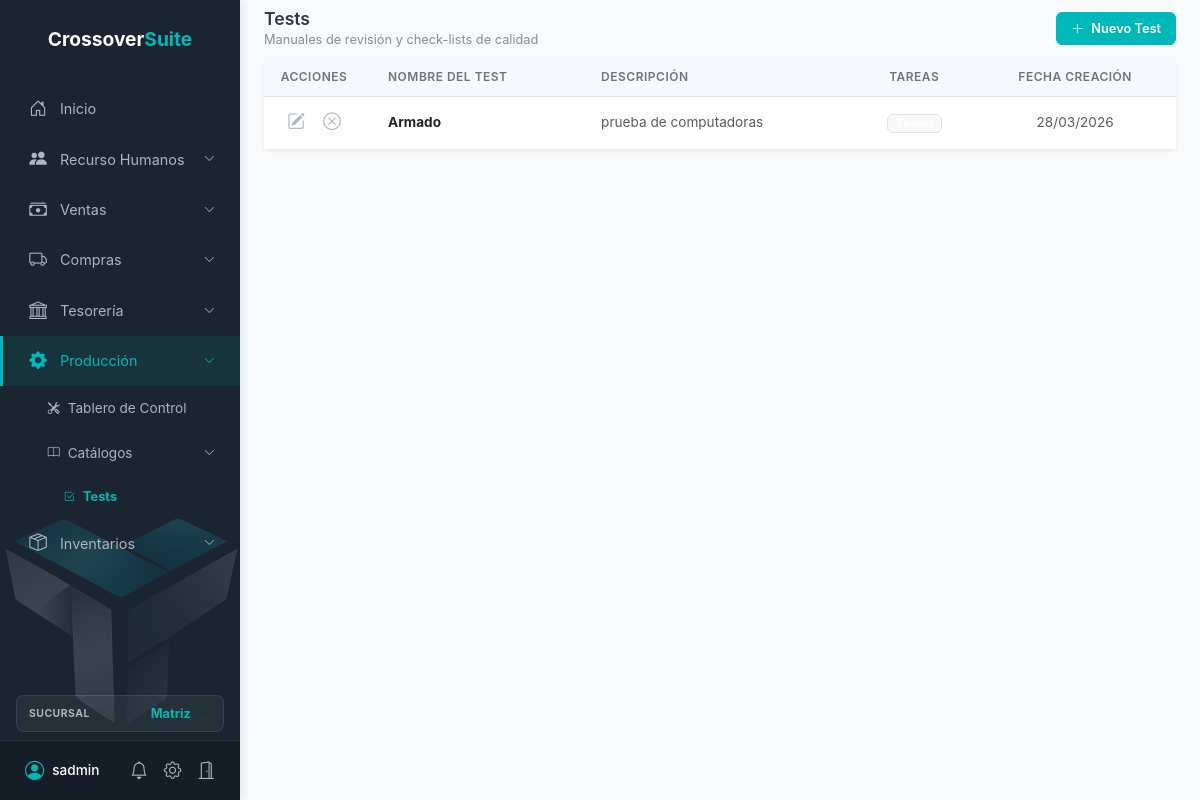
Page /produccion/tests/ (signed in) on the earlier database version.
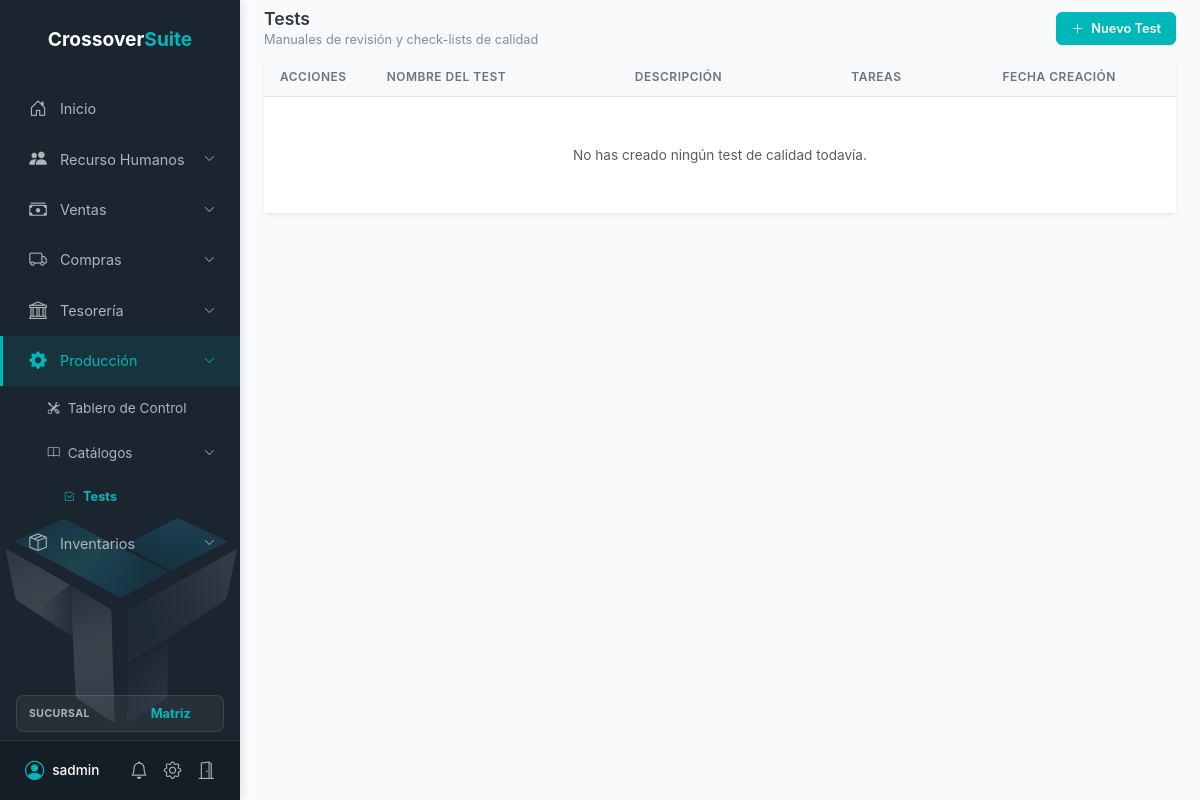
Same page on the later database version.
### preferencias/models.py (models this page shows, shortened)
class Sucursal(models.Model):
    nombre = models.CharField(max_length=150, verbose_name="Nombre de la Sucursal")
    calle = models.CharField(max_length=200, verbose_name="Calle")
    numero_exterior = models.CharField(max_length=50, verbose_name="Número Exterior")
    numero_interior = models.CharField(max_length=50, blank=True, null=True, verbose_name="Número Interior")
    colonia = models.CharField(max_length=150, verbose_name="Colonia")
    ciudad = models.CharField(max_length=150, verbose_name="Ciudad/Municipio")
    estado = models.CharField(max_length=100, verbose_name="Estado")
    pais = models.CharField(max_length=100, default="México", verbose_name="País")
    cp = models.CharField(max_length=10, verbose_name="Código Postal")
    empresa = models.ForeignKey(Empresa, on_delete=models.CASCADE, related_name='sucursales')
    fecha_creacion = models.DateTimeField(auto_now_add=True)
    class Meta:
        verbose_name = "Sucursal"
        verbose_name_plural = "Sucursales"

### produccion/models.py (models this page shows, shortened)
class Test(models.Model):
    empresa = models.ForeignKey(Empresa, on_delete=models.CASCADE, verbose_name="Empresa")
    nombre = models.CharField(max_length=150, verbose_name="Nombre del Test")
    descripcion = models.TextField(blank=True, null=True, verbose_name="Descripción / Objetivo")
    fecha_creacion = models.DateTimeField(auto_now_add=True)
    class Meta:
        verbose_name = "Test de Calidad"
        verbose_name_plural = "Tests de Calidad"

### produccion/views.py (the view)
# urls.py: path('tests/', views.lista_tests, name='lista_tests'),
@login_required(login_url='/login/')
@require_production_permission('catalogos_test', 'ver')
def lista_tests(request):
    empresa_actual = get_empresa_actual(request)
    if not empresa_actual:
        return render(request, 'error_sin_empresa.html', status=403)
    tests = Test.objects.filter(empresa=empresa_actual).prefetch_related('items')
    contexto = {
        'tests': tests,
        'section': 'produccion_tests'
    }
    return render(request, 'produccion/dashboard_tests.html', contexto)

### preferencias/permissions.py (called while the page is built, shortened)
def get_empresa_actual(request):
    username = request.user.username
    if '@' in username:
        subdominio = username.split('@')[1]
        try:
            return Empresa.objects.get(subdominio=subdominio)
        except Empresa.DoesNotExist:
            return None
    return None

def user_has_module_permission(request, modulo, accion):
    user = request.user
    if not user.is_authenticated:
        return False
    empresa = get_empresa_actual(request)
    if not empresa:
        return user.is_superuser
    mapa_modulos = {
        'ventas': 'modulo_ventas',
        'compras': 'modulo_compras',
        'produccion': 'modulo_produccion',
        'inventario': 'modulo_inventarios',
        'tesoreria': 'modulo_tesoreria',
        'recursos_humanos': 'modulo_recursos_humanos',
    }
    campo_modulo = mapa_modulos.get(modulo)
    if campo_modulo and not getattr(empresa, campo_modulo, True):
        return False
    if user.is_superuser:
        return True

### templates/produccion/dashboard_tests.html (shortened to what this page needs)
{% extends 'base.html' %}
{% block content %}
    <div class="container-fluid py-2 px-4">
        <div class="d-flex justify-content-between align-items-center mb-2">
            <div>
                <h4 class="section-title mb-0">Tests</h4>
                <span class="section-subtitle">Manuales de revisión y check-lists de calidad</span>
            </div>
            <div class="d-flex align-items-center gap-2">
                {% if granular_production_perms.catalogos_test.crear %}
                <button class="btn btn-brand text-white btn-pro" data-bs-toggle="modal" data-bs-target="#modalNuevoTest">
                    <i class="bi bi-plus-lg me-1"></i> Nuevo Test
                </button>
                {% endif %}
            </div>
        </div>
        <div class="card border-0 shadow-sm">
            <div class="card-body p-0">
                <div class="table-responsive">
                    <table class="table table-pro mb-0 align-middle">
                        <thead>
                            <tr>
                                <th class="text-center" style="width: 80px;">Acciones</th>
                                <th class="ps-4">Nombre del Test</th>
                                <th>Descripción</th>
                                <th class="text-center">Tareas</th>
                                <th class="text-center">Fecha Creación</th>
                            </tr>
                        </thead>
                        <tbody>
                            {% for t in tests %}
                            <tr>
                                <td class="text-center">
                                    <div class="d-flex justify-content-center gap-1">
                                        {% if granular_production_perms.catalogos_test.editar %}
                                        <span class="icon-action" title="Editar" onclick="abrirModalEdicion({{ t.id }})"><i class="bi bi-pencil-square"></i></span>
                                        {% endif %}
                                        {% if granular_production_perms.catalogos_test.eliminar %}
                                        <span class="icon-action" title="Eliminar" onclick="eliminarTest({{ t.id }}, '{{ t.nombre|escapejs }}')"><i class="bi bi-x-circle"></i></span>
                                        {% endif %}
                                    </div>
                                </td>
                                <td class="ps-4">
                                    <div class="fw-bold text-dark">{{ t.nombre }}</div>
                                </td>
                                <td class="text-muted small">{{ t.descripcion|default:"--" }}</td>
                                <td class="text-center">
                                    <span class="badge bg-light text-brand border">{{ t.items.count }} pasos</span>
                                </td>
                                <td class="text-center small text-muted">{{ t.fecha_creacion|date:"d/m/Y" }}</td>
                            </tr>
                            {% empty %}
                            <tr><td colspan="5" class="text-center py-5 text-muted">No has creado ningún test de calidad todavía.</td></tr>
                            {% endfor %}
                        </tbody>
                    </table>
                </div>
            </div>
        </div>
    </div>
{% endblock %}

### templates/base.html (shortened to what the changed rows need)
{% load static %}
<!DOCTYPE html>
<html lang="es">
<head>
    <link href="https://cdn.jsdelivr.net/npm/bootstrap@5.3.0/dist/css/bootstrap.min.css" rel="stylesheet">
    <link rel="stylesheet" href="https://cdn.jsdelivr.net/npm/bootstrap-icons@1.11.1/font/bootstrap-icons.css">
    <link rel="stylesheet" href="{% static 'css/global.css' %}?v={% now 'U' %}">
</head>
<body class="{% if '/inventario/' in request.path or '/ventas/' in request.path or '/compras/' in request.path %}sidebar-open{% endif %}">
    <div class="sidebar" id="sidebarMenu">
        {% if sucursales_list %}
        <div class="sidebar-branch-selector px-3 mb-2">
            <div class="dropdown">
                <button class="btn btn-sm w-100 d-flex justify-content-between align-items-center branch-dropdown-btn" type="button" data-bs-toggle="dropdown" aria-expanded="false">
                    <div class="d-flex align-items-center overflow-hidden ms-2">
                        <span class="text-truncate fw-bold" style="font-size: 0.8rem; color: var(--brand-color);">
                            {% for suc in sucursales_list %}
                                {% if suc.id|stringformat:"s" == sucursal_actual_id|stringformat:"s" %}
                                    {{ suc.nombre }}
                                {% endif %}
                            {% endfor %}
                        </span>
                        <i class="bi bi-chevron-up ms-2 small text-muted"></i>
                    </div>
                </button>
            </div>
        </div>
        {% endif %}
    </div>
    <div class="main-content">
        {% block content %}{% endblock %}
    </div>
</body>
</html>

Differences in the rows shown:
removed Test: nombre "Armado", descripcion "prueba de computadoras", fecha_creacion "28/03/2026"
Other differences:
text now shown: "No has creado ningún test de calidad todavía."
